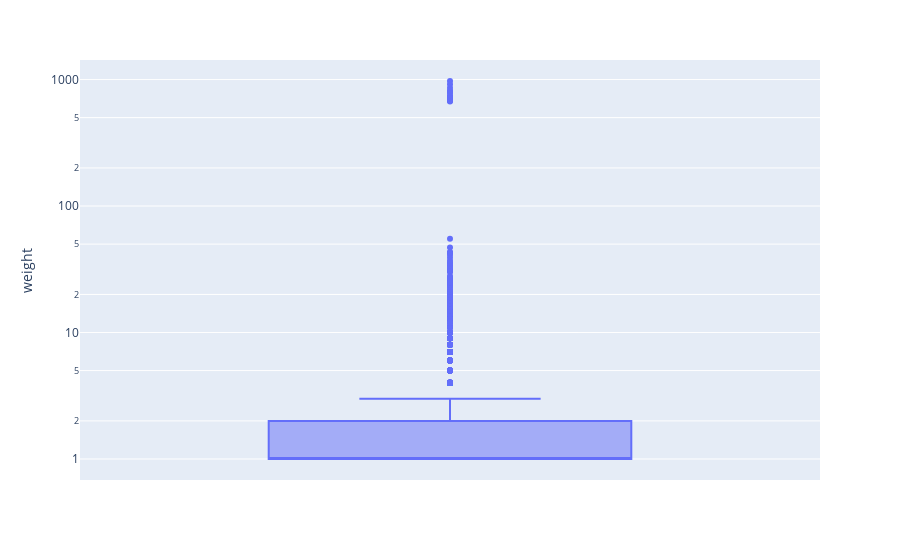

Source (notebook cell):
### Markdown cell above
If we examine the weights of the edges we'll see how many are just one off co-occurences.

### Code cell
import plotly.express as px

px.box(data_frame=all_friends_edges, y='weight', log_y=True, hover_data=['source','target'])

### Figure 1 — Plotly figure (JSON) as saved in the notebook; plotly's stock layout.template omitted (floating-point values rounded to 4 significant figures; data arrays with more than 128 entries replaced by an {"elided": "..."} marker saying what was removed)
{"data": [{"alignmentgroup": "True", "customdata": {"elided": "3107x2 str values"}, "hovertemplate": "weight=%{y}<br>source=%{customdata[0]}<br>target=%{customdata[1]}<extra></extra>", "legendgroup": "", "marker": {"color": "#636efa"}, "name": "", "notched": false, "offsetgroup": "", "orientation": "v", "showlegend": false, "type": "box", "x0": " ", "xaxis": "x", "y": {"elided": "3107 int values"}, "y0": " ", "yaxis": "y"}], "layout": {"boxmode": "group", "legend": {"tracegroupgap": 0}, "margin": {"t": 60}, "xaxis": {"anchor": "y", "domain": [0, 1]}, "yaxis": {"anchor": "x", "domain": [0, 1], "title": {"text": "weight"}, "type": "log"}}}
